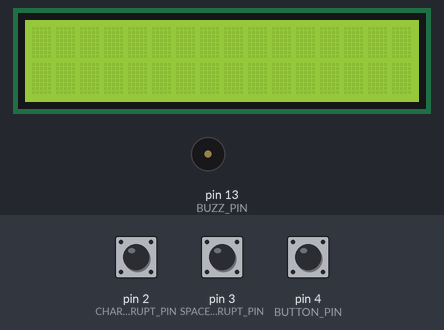
The sketch below on a simulated Arduino Uno, built with avr-gcc and run on an emulated ATmega328P. Parts: 16×2 character LCD, buzzer (waves = sounding, pin HIGH). The test bench sets the inputs (shaded band); at power-on: pin 4 (BUTTON_PIN) HIGH, pin 2 (CHAR_INTERRUPT_PIN) HIGH, pin 3 (SPACE_INTERRUPT_PIN) HIGH. What the sketch prints to the serial monitor is not drawn.

Above: at 1.2 s.
1.3 s: pin 4 (BUTTON_PIN) pulled LOW for 0.15 s
At 1.8 s:
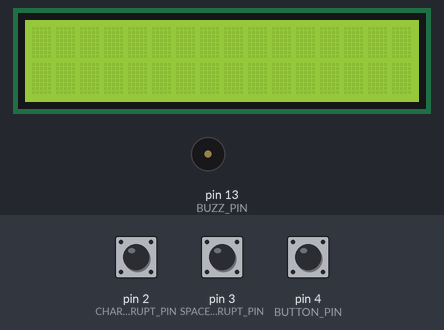
2.9 s: pin 2 (CHAR_INTERRUPT_PIN) pulled LOW for 0.15 s
At 3.6 s:
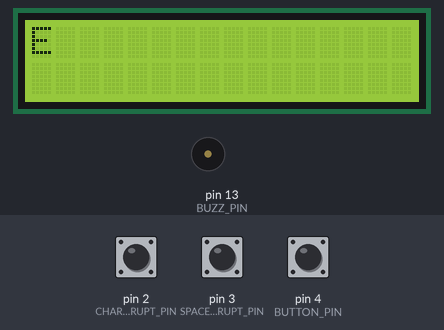
4.5 s: pin 4 (BUTTON_PIN) pulled LOW for 1 s
At 5.3 s:
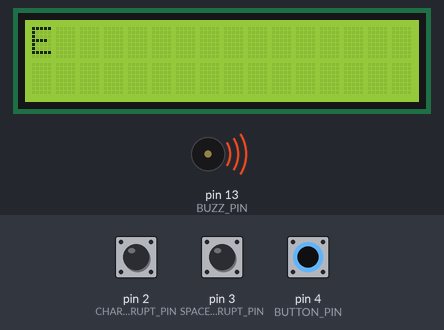
7.0 s: pin 3 (SPACE_INTERRUPT_PIN) pulled LOW for 0.15 s
At 7.8 s:
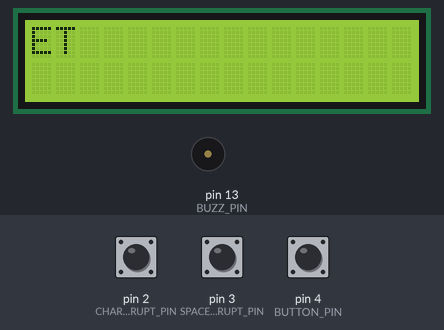
8.6 s: pin 4 (BUTTON_PIN) pulled LOW for 0.15 s
At 8.67 s:
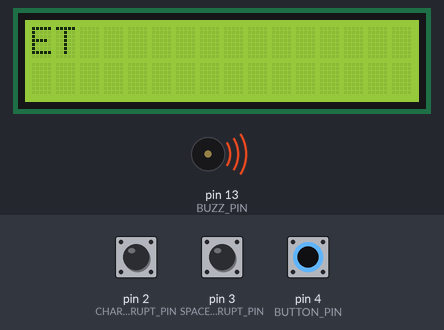
10.2 s: pin 2 (CHAR_INTERRUPT_PIN) pulled LOW for 1 s
At 11.6 s:
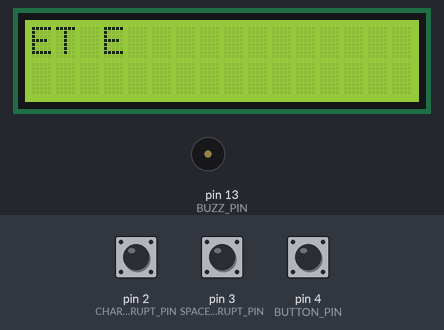
Timing chart, 0 to 13.2 s (numbered marks = the images above; inputs shaded):
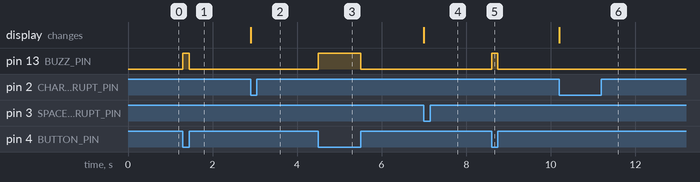

Measured:
- after the input at 1.3 s, pin 13 (BUZZ_PIN): LOW → HIGH at once, → LOW 0.15 s later
- after the input at 2.9 s, the display: changes at once (image 2)
- after the input at 4.5 s, pin 13 (BUZZ_PIN): LOW → HIGH at once, → LOW 1.0 s later
- after the input at 7.0 s, the display: changes at once (image 4)
- after the input at 8.6 s, pin 13 (BUZZ_PIN): LOW → HIGH at once, → LOW 0.15 s later
- after the input at 10.2 s, the display: changes at once (image 6)

The sketch:

morse-code-decoder.ino
```cpp
#include <string.h>
#include <LiquidCrystal.h>

// declare pin numbers
#define BUZZ_PIN 13 // use active buzzer
#define BUTTON_PIN 4
#define CHAR_INTERRUPT_PIN 2
#define SPACE_INTERRUPT_PIN 3

// declare pin numbers to use with lcd screen
#define RS 12
#define ENABLE 11
#define D4 5
#define D5 6
#define D6 7
#define D7 8
LiquidCrystal lcd(RS, ENABLE, D4, D5, D6, D7);

// declare variables
int td1, td2, dur, t_last_space, now;
int b_state; // LOW = pressed ; HIGH = not pressed
char mc; // morse character ; '.' or '_'

// morse buffer
char morse_buffer[8];
byte morse_index = 0; // 'byte' saves space :)

// interrupt flags
volatile bool char_interrupt_flag = false;
volatile bool space_interrupt_flag = false;

void setup()
{
  // begin serial monitor
  Serial.begin(9600);

  // initialize pin modes
  pinMode(BUZZ_PIN, OUTPUT);
  pinMode(BUTTON_PIN, INPUT_PULLUP);
  pinMode(CHAR_INTERRUPT_PIN, INPUT_PULLUP);
  pinMode(SPACE_INTERRUPT_PIN, INPUT_PULLUP);

  // attach interrupts
  attachInterrupt(digitalPinToInterrupt(CHAR_INTERRUPT_PIN), do_char, LOW);
  attachInterrupt(digitalPinToInterrupt(SPACE_INTERRUPT_PIN), do_space, FALLING);

  // begin lcd
  lcd.begin(16, 2);
  lcd.clear();
}

void loop()
{
  /*
   *    handlers that manage functionality;
   *
   *    brief: listens for input, turns that input into '.' or '_' and appends a
   *    string to that input, then associates that string to an ASCII character
   *    and prints it to the serial monitor. if either of the interrupt flags are
   *    true (the button is pressed) then there is an interrupt associated to the flag.
   *    the char interrupt ends the listening and starts translation. the space interrupt
   *    does the same but adds a space character
   */
  key_press_handler();
  char_interrupt_handler();
  space_interrupt_handler();
}

// listens for press and then calculates duration
int get_dur()
{
  if (digitalRead(BUTTON_PIN) == LOW) {
    td1 = millis();
    while (digitalRead(BUTTON_PIN) == LOW)
      td2 = millis();
  }
  dur = td2 - td1;
  return dur;
}

// translating input press durations to '.' or '_'
char dur_to_morse(int dur)
{
  if (dur > 190)
    mc = '_';
  else if (dur <= 190 && dur > 10)
    mc = '.';
  else
    mc = '?';

  return mc;
}

// read input turn to morse '.' or '_'
void key_press_handler()
{
  /* while much of this snippet seems redundant, it is needed to remove noise;
   * lots of skipping or duplicates of signals without mentioned redundancy */
  b_state = digitalRead(BUTTON_PIN);
  if (b_state == LOW) {
    digitalWrite(BUZZ_PIN, HIGH);
    int d = get_dur();
    char c = dur_to_morse(d);
    if ((c == '.' || c == '_') && morse_index < sizeof(morse_buffer) - 1) {
      morse_buffer[morse_index++] = c;
      // comment out line below to not see the morse characters
      Serial.println(c);
    }
    digitalWrite(BUZZ_PIN, LOW);
  }
}

// end of character interrupt
void char_interrupt_handler()
{
  if (!char_interrupt_flag)
    return;

  noInterrupts();
  char_interrupt_flag = false;
  interrupts();

  if (morse_index > 0) {
    morse_buffer[morse_index] = '\0';
    char letter = morse_to_char(morse_buffer);
    output_char(letter);
    morse_index = 0;
  }
}

// space interrupt (end of character add space)
void space_interrupt_handler()
{
  if (!space_interrupt_flag)
    return;

  noInterrupts();
  space_interrupt_flag = false;
  interrupts();

  // remove skipping and multiple signals
  t_last_space = 0;
  now = millis();

  if (morse_index > 0) {
    morse_buffer[morse_index] = '\0';
    char letter = morse_to_char(morse_buffer);
    output_char(letter);
    morse_index = 0;
  }
  output_space();
}

// map morse code to ASCII character
char morse_to_char(const char *code) {
  struct MorseMap {
    const char *code;
    char letter;
  };

  // table associating morse to ASCII characters
  static const MorseMap table[] = {
    {"._",   'A'}, {"_...", 'B'}, {"_._.", 'C'}, {"_..",  'D'},
    {".",    'E'}, {".._.", 'F'}, {"__.",  'G'}, {"....", 'H'},
    {"..",   'I'}, {".___", 'J'}, {"_._",  'K'}, {"._..", 'L'},
    {"__",   'M'}, {"_.",   'N'}, {"___",  'O'}, {".__.", 'P'},
    {"__._", 'Q'}, {"._.",  'R'}, {"...",  'S'}, {"_",    'T'},
    {".._",  'U'}, {"..._", 'V'}, {".__",  'W'}, {"_.._", 'X'},
    {"_.__", 'Y'}, {"__..", 'Z'}
  };

  /* compare the morse input to the codes in the table and
   * return the letter associated with that code             */
  for (byte i = 0; i < sizeof(table) / sizeof(table[0]); i++) {
    if (strcmp(code, table[i].code) == 0) {
      return table[i].letter;
    }
  }

  // if theres no valid code
  return '?';
}

// outputs to both the serial monitor and lcd screen
void output_char(char ch) {
  Serial.println(ch);
  lcd.print(ch);
}

void output_space() {
  Serial.println(' ');
  lcd.print(' ');
}

/* ISRs that set flags; initializing the interrupt routine needed */
void do_char() {
  char_interrupt_flag = true;
}

void do_space() {
  space_interrupt_flag = true;
}
```
